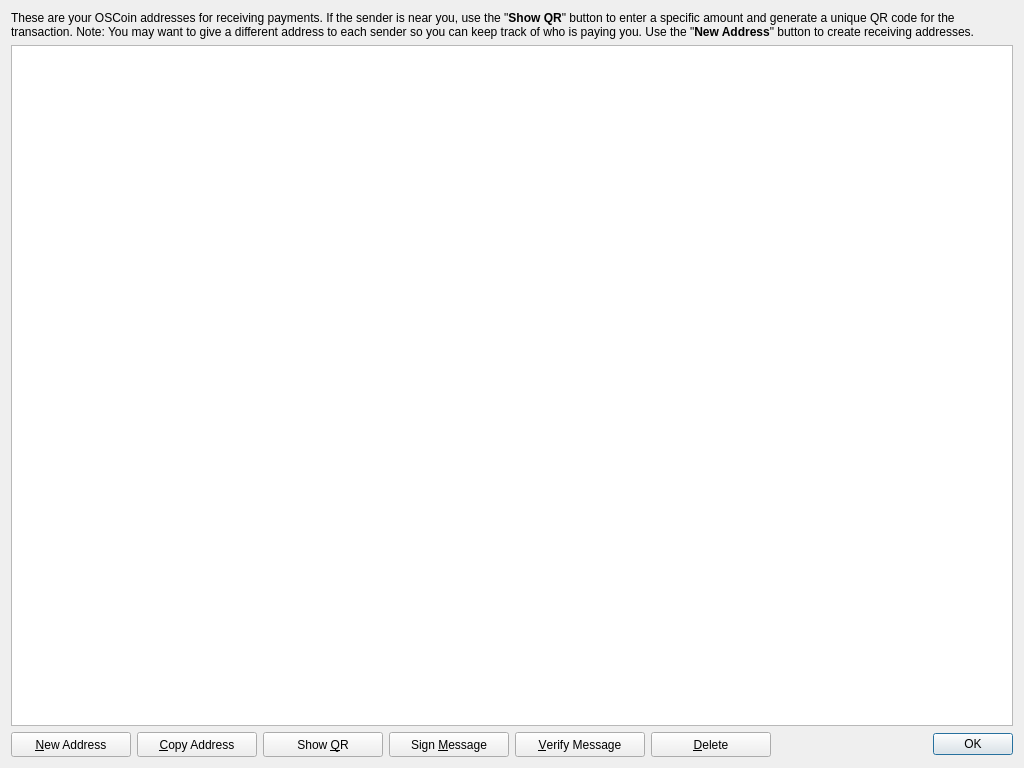
<?xml version="1.0" encoding="UTF-8"?>
<ui version="4.0">
 <class>AddressBookPage</class>
 <widget class="QWidget" name="AddressBookPage">
  <property name="geometry">
   <rect>
    <x>0</x>
    <y>0</y>
    <width>1024</width>
    <height>768</height>
   </rect>
  </property>
  <property name="windowTitle">
   <string>Address Book</string>
  </property>
  <layout class="QVBoxLayout" name="verticalLayout">
   <item>
    <widget class="QLabel" name="labelExplanation">
     <property name="text">
      <string>&lt;html&gt;&lt;head/&gt;&lt;body&gt;&lt;p&gt;&lt;img src=&quot;:/icons/transaction_conflicted&quot;/&gt; These are your OSCoin addresses for receiving payments. If the sender is near you, use the &amp;quot;&lt;span style=&quot; font-weight:600;&quot;&gt;Show QR&lt;/span&gt;&amp;quot; button to enter a specific amount and generate a unique QR code for the transaction. Note: You may want to give a different address to each sender so you can keep track of who is paying you. Use the &amp;quot;&lt;span style=&quot; font-weight:600;&quot;&gt;New Address&lt;/span&gt;&amp;quot; button to create receiving addresses.&lt;/p&gt;&lt;/body&gt;&lt;/html&gt;</string>
     </property>
     <property name="textFormat">
      <enum>Qt::AutoText</enum>
     </property>
     <property name="wordWrap">
      <bool>true</bool>
     </property>
     <property name="textInteractionFlags">
      <set>Qt::NoTextInteraction</set>
     </property>
    </widget>
   </item>
   <item>
    <widget class="QTableView" name="tableView">
     <property name="contextMenuPolicy">
      <enum>Qt::CustomContextMenu</enum>
     </property>
     <property name="toolTip">
      <string>Double-click to edit address or label</string>
     </property>
     <property name="tabKeyNavigation">
      <bool>false</bool>
     </property>
     <property name="alternatingRowColors">
      <bool>true</bool>
     </property>
     <property name="selectionMode">
      <enum>QAbstractItemView::SingleSelection</enum>
     </property>
     <property name="selectionBehavior">
      <enum>QAbstractItemView::SelectRows</enum>
     </property>
     <property name="sortingEnabled">
      <bool>true</bool>
     </property>
     <attribute name="horizontalHeaderHighlightSections">
      <bool>false</bool>
     </attribute>
     <attribute name="verticalHeaderVisible">
      <bool>false</bool>
     </attribute>
     <attribute name="verticalHeaderHighlightSections">
      <bool>false</bool>
     </attribute>
    </widget>
   </item>
   <item>
    <layout class="QHBoxLayout" name="horizontalLayout">
     <item>
      <widget class="QPushButton" name="newAddressButton">
       <property name="minimumSize">
        <size>
         <width>120</width>
         <height>25</height>
        </size>
       </property>
       <property name="toolTip">
        <string>Create a new address</string>
       </property>
       <property name="text">
        <string>&amp;New Address</string>
       </property>
       <property name="icon">
        <iconset resource="../bitcoin.qrc">
         <normaloff>:/icons/add</normaloff>:/icons/add</iconset>
       </property>
       <property name="iconSize">
        <size>
         <width>12</width>
         <height>12</height>
        </size>
       </property>
      </widget>
     </item>
     <item>
      <widget class="QPushButton" name="copyToClipboard">
       <property name="minimumSize">
        <size>
         <width>120</width>
         <height>25</height>
        </size>
       </property>
       <property name="toolTip">
        <string>Copy the currently selected address to the system clipboard</string>
       </property>
       <property name="text">
        <string>&amp;Copy Address</string>
       </property>
       <property name="icon">
        <iconset resource="../bitcoin.qrc">
         <normaloff>:/icons/editcopy</normaloff>:/icons/editcopy</iconset>
       </property>
       <property name="iconSize">
        <size>
         <width>12</width>
         <height>12</height>
        </size>
       </property>
      </widget>
     </item>
     <item>
      <widget class="QPushButton" name="showQRCode">
       <property name="minimumSize">
        <size>
         <width>120</width>
         <height>25</height>
        </size>
       </property>
       <property name="toolTip">
        <string>Generate a QR code for the address</string>
       </property>
       <property name="text">
        <string>Show &amp;QR</string>
       </property>
       <property name="icon">
        <iconset resource="../bitcoin.qrc">
         <normaloff>:/icons/qrcode</normaloff>:/icons/qrcode</iconset>
       </property>
       <property name="iconSize">
        <size>
         <width>14</width>
         <height>14</height>
        </size>
       </property>
      </widget>
     </item>
     <item>
      <widget class="QPushButton" name="signMessage">
       <property name="minimumSize">
        <size>
         <width>120</width>
         <height>25</height>
        </size>
       </property>
       <property name="toolTip">
        <string>Sign a message to prove you own a OSCoin address</string>
       </property>
       <property name="text">
        <string>Sign &amp;Message</string>
       </property>
       <property name="icon">
        <iconset resource="../bitcoin.qrc">
         <normaloff>:/icons/editButton</normaloff>:/icons/editButton</iconset>
       </property>
       <property name="iconSize">
        <size>
         <width>12</width>
         <height>12</height>
        </size>
       </property>
      </widget>
     </item>
     <item>
      <widget class="QPushButton" name="verifyMessage">
       <property name="minimumSize">
        <size>
         <width>130</width>
         <height>25</height>
        </size>
       </property>
       <property name="toolTip">
        <string>Verify a message to ensure it was signed with a specified OSCoin address</string>
       </property>
       <property name="text">
        <string>&amp;Verify Message</string>
       </property>
       <property name="icon">
        <iconset resource="../bitcoin.qrc">
         <normaloff>:/icons/verifyButton</normaloff>:/icons/verifyButton</iconset>
       </property>
       <property name="iconSize">
        <size>
         <width>12</width>
         <height>12</height>
        </size>
       </property>
      </widget>
     </item>
     <item>
      <widget class="QPushButton" name="deleteButton">
       <property name="minimumSize">
        <size>
         <width>120</width>
         <height>25</height>
        </size>
       </property>
       <property name="toolTip">
        <string>Delete the currently selected address from the list</string>
       </property>
       <property name="text">
        <string>&amp;Delete</string>
       </property>
       <property name="icon">
        <iconset resource="../bitcoin.qrc">
         <normaloff>:/icons/remove</normaloff>:/icons/remove</iconset>
       </property>
       <property name="iconSize">
        <size>
         <width>12</width>
         <height>12</height>
        </size>
       </property>
      </widget>
     </item>
     <item>
      <spacer name="horizontalSpacer">
       <property name="orientation">
        <enum>Qt::Horizontal</enum>
       </property>
       <property name="sizeHint" stdset="0">
        <size>
         <width>40</width>
         <height>20</height>
        </size>
       </property>
      </spacer>
     </item>
     <item>
      <widget class="QDialogButtonBox" name="buttonBox">
       <property name="sizePolicy">
        <sizepolicy hsizetype="Maximum" vsizetype="Fixed">
         <horstretch>0</horstretch>
         <verstretch>0</verstretch>
        </sizepolicy>
       </property>
       <property name="standardButtons">
        <set>QDialogButtonBox::Ok</set>
       </property>
      </widget>
     </item>
    </layout>
   </item>
  </layout>
 </widget>
 <resources>
  <include location="../bitcoin.qrc"/>
 </resources>
 <connections/>
</ui>
